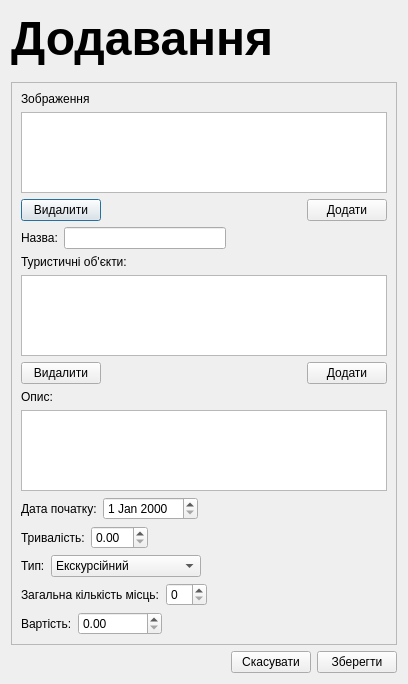
<?xml version="1.0" encoding="UTF-8"?>
<ui version="4.0">
 <class>AddEditToursDialog</class>
 <widget class="QDialog" name="AddEditToursDialog">
  <property name="geometry">
   <rect>
    <x>0</x>
    <y>0</y>
    <width>408</width>
    <height>684</height>
   </rect>
  </property>
  <property name="windowTitle">
   <string>Dialog</string>
  </property>
  <layout class="QVBoxLayout" name="verticalLayout">
   <item>
    <widget class="QLabel" name="label_title">
     <property name="font">
      <font>
       <pointsize>36</pointsize>
       <bold>true</bold>
      </font>
     </property>
     <property name="text">
      <string>Додавання</string>
     </property>
    </widget>
   </item>
   <item>
    <spacer name="verticalSpacer">
     <property name="orientation">
      <enum>Qt::Vertical</enum>
     </property>
     <property name="sizeType">
      <enum>QSizePolicy::Fixed</enum>
     </property>
     <property name="sizeHint" stdset="0">
      <size>
       <width>20</width>
       <height>10</height>
      </size>
     </property>
    </spacer>
   </item>
   <item>
    <widget class="QScrollArea" name="scrollArea">
     <property name="widgetResizable">
      <bool>true</bool>
     </property>
     <widget class="QWidget" name="scrollAreaWidgetContents">
      <property name="geometry">
       <rect>
        <x>0</x>
        <y>-20</y>
        <width>374</width>
        <height>566</height>
       </rect>
      </property>
      <layout class="QVBoxLayout" name="verticalLayout_2">
       <item>
        <widget class="QLabel" name="label_2">
         <property name="text">
          <string>Зображення</string>
         </property>
        </widget>
       </item>
       <item>
        <widget class="QListWidget" name="listWidget_image">
         <property name="editTriggers">
          <set>QAbstractItemView::NoEditTriggers</set>
         </property>
         <property name="viewMode">
          <enum>QListView::IconMode</enum>
         </property>
        </widget>
       </item>
       <item>
        <layout class="QHBoxLayout" name="horizontalLayout_8">
         <item>
          <widget class="QPushButton" name="pushButton_image_del">
           <property name="text">
            <string>Видалити</string>
           </property>
          </widget>
         </item>
         <item>
          <spacer name="horizontalSpacer_8">
           <property name="orientation">
            <enum>Qt::Horizontal</enum>
           </property>
           <property name="sizeHint" stdset="0">
            <size>
             <width>40</width>
             <height>20</height>
            </size>
           </property>
          </spacer>
         </item>
         <item>
          <widget class="QPushButton" name="pushButton_image_add">
           <property name="text">
            <string>Додати</string>
           </property>
          </widget>
         </item>
        </layout>
       </item>
       <item>
        <layout class="QHBoxLayout" name="horizontalLayout_2">
         <item>
          <widget class="QLabel" name="label_3">
           <property name="text">
            <string>Назва:</string>
           </property>
          </widget>
         </item>
         <item>
          <widget class="QLineEdit" name="lineEdit"/>
         </item>
         <item>
          <spacer name="horizontalSpacer">
           <property name="orientation">
            <enum>Qt::Horizontal</enum>
           </property>
           <property name="sizeHint" stdset="0">
            <size>
             <width>40</width>
             <height>20</height>
            </size>
           </property>
          </spacer>
         </item>
        </layout>
       </item>
       <item>
        <widget class="QLabel" name="label_10">
         <property name="text">
          <string>Туристичні об'єкти:</string>
         </property>
        </widget>
       </item>
       <item>
        <widget class="QListWidget" name="listWidget_toursSites"/>
       </item>
       <item>
        <layout class="QHBoxLayout" name="horizontalLayout_9">
         <item>
          <widget class="QPushButton" name="pushButton_toursSites_del">
           <property name="text">
            <string>Видалити</string>
           </property>
          </widget>
         </item>
         <item>
          <spacer name="horizontalSpacer_9">
           <property name="orientation">
            <enum>Qt::Horizontal</enum>
           </property>
           <property name="sizeHint" stdset="0">
            <size>
             <width>40</width>
             <height>20</height>
            </size>
           </property>
          </spacer>
         </item>
         <item>
          <widget class="QPushButton" name="pushButton_toursSites_add">
           <property name="text">
            <string>Додати</string>
           </property>
          </widget>
         </item>
        </layout>
       </item>
       <item>
        <widget class="QLabel" name="label_4">
         <property name="text">
          <string>Опис:</string>
         </property>
        </widget>
       </item>
       <item>
        <widget class="QPlainTextEdit" name="plainTextEdit"/>
       </item>
       <item>
        <layout class="QHBoxLayout" name="horizontalLayout_3">
         <item>
          <widget class="QLabel" name="label_5">
           <property name="text">
            <string>Дата початку:</string>
           </property>
          </widget>
         </item>
         <item>
          <widget class="QDateEdit" name="dateEdit_date_event"/>
         </item>
         <item>
          <spacer name="horizontalSpacer_3">
           <property name="orientation">
            <enum>Qt::Horizontal</enum>
           </property>
           <property name="sizeHint" stdset="0">
            <size>
             <width>40</width>
             <height>20</height>
            </size>
           </property>
          </spacer>
         </item>
        </layout>
       </item>
       <item>
        <layout class="QHBoxLayout" name="horizontalLayout_4">
         <item>
          <widget class="QLabel" name="label_6">
           <property name="text">
            <string>Тривалість:</string>
           </property>
          </widget>
         </item>
         <item>
          <widget class="QDoubleSpinBox" name="doubleSpinBox_duration"/>
         </item>
         <item>
          <spacer name="horizontalSpacer_4">
           <property name="orientation">
            <enum>Qt::Horizontal</enum>
           </property>
           <property name="sizeHint" stdset="0">
            <size>
             <width>40</width>
             <height>20</height>
            </size>
           </property>
          </spacer>
         </item>
        </layout>
       </item>
       <item>
        <layout class="QHBoxLayout" name="horizontalLayout_7">
         <item>
          <widget class="QLabel" name="label_9">
           <property name="text">
            <string>Тип:</string>
           </property>
          </widget>
         </item>
         <item>
          <widget class="QComboBox" name="comboBox_type">
           <property name="minimumSize">
            <size>
             <width>150</width>
             <height>0</height>
            </size>
           </property>
           <item>
            <property name="text">
             <string>Екскурсійний</string>
            </property>
           </item>
           <item>
            <property name="text">
             <string>Груповий</string>
            </property>
           </item>
           <item>
            <property name="text">
             <string>Пригодницький</string>
            </property>
           </item>
           <item>
            <property name="text">
             <string>Екотур</string>
            </property>
           </item>
           <item>
            <property name="text">
             <string>Культурні</string>
            </property>
           </item>
           <item>
            <property name="text">
             <string>Гастрономічний</string>
            </property>
           </item>
          </widget>
         </item>
         <item>
          <spacer name="horizontalSpacer_7">
           <property name="orientation">
            <enum>Qt::Horizontal</enum>
           </property>
           <property name="sizeHint" stdset="0">
            <size>
             <width>40</width>
             <height>20</height>
            </size>
           </property>
          </spacer>
         </item>
        </layout>
       </item>
       <item>
        <layout class="QHBoxLayout" name="horizontalLayout_5">
         <item>
          <widget class="QLabel" name="label_7">
           <property name="text">
            <string>Загальна кількість місць:</string>
           </property>
          </widget>
         </item>
         <item>
          <widget class="QSpinBox" name="spinBox_seats"/>
         </item>
         <item>
          <spacer name="horizontalSpacer_5">
           <property name="orientation">
            <enum>Qt::Horizontal</enum>
           </property>
           <property name="sizeHint" stdset="0">
            <size>
             <width>40</width>
             <height>20</height>
            </size>
           </property>
          </spacer>
         </item>
        </layout>
       </item>
       <item>
        <layout class="QHBoxLayout" name="horizontalLayout_6">
         <item>
          <widget class="QLabel" name="label_8">
           <property name="text">
            <string>Вартість:</string>
           </property>
          </widget>
         </item>
         <item>
          <widget class="QDoubleSpinBox" name="doubleSpinBox_cost">
           <property name="maximum">
            <double>9999999.990000000223517</double>
           </property>
          </widget>
         </item>
         <item>
          <spacer name="horizontalSpacer_6">
           <property name="orientation">
            <enum>Qt::Horizontal</enum>
           </property>
           <property name="sizeHint" stdset="0">
            <size>
             <width>40</width>
             <height>20</height>
            </size>
           </property>
          </spacer>
         </item>
        </layout>
       </item>
      </layout>
     </widget>
    </widget>
   </item>
   <item>
    <layout class="QHBoxLayout" name="horizontalLayout">
     <item>
      <spacer name="horizontalSpacer_2">
       <property name="orientation">
        <enum>Qt::Horizontal</enum>
       </property>
       <property name="sizeHint" stdset="0">
        <size>
         <width>40</width>
         <height>20</height>
        </size>
       </property>
      </spacer>
     </item>
     <item>
      <widget class="QPushButton" name="pushButton_cancel">
       <property name="text">
        <string>Скасувати</string>
       </property>
      </widget>
     </item>
     <item>
      <widget class="QPushButton" name="pushButton_save">
       <property name="text">
        <string>Зберегти</string>
       </property>
      </widget>
     </item>
    </layout>
   </item>
  </layout>
 </widget>
 <resources/>
 <connections/>
</ui>
